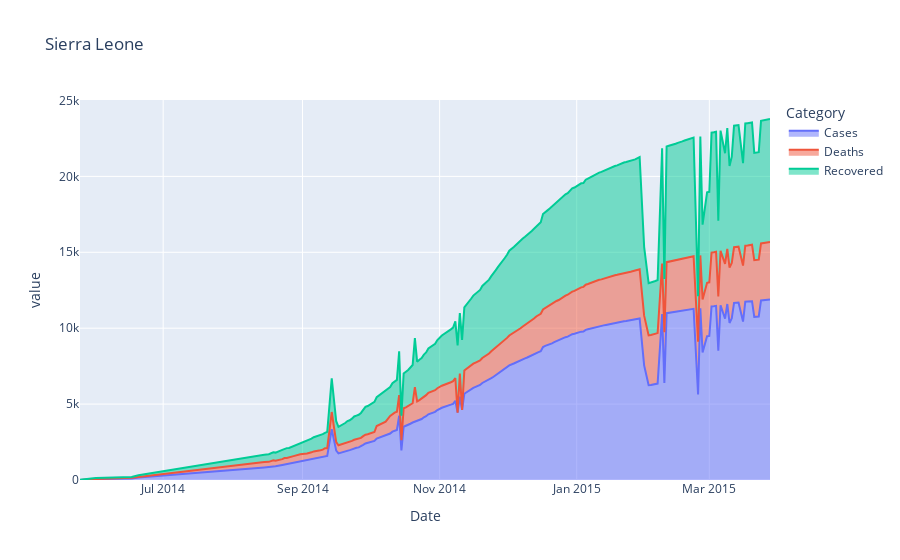

The notebook cell saved with this chart:
### Code cell
# Sierra Leone

df_Sierra= df_1[df_1['Country']=='Sierra Leone']
df_Sierra= df_Sierra.groupby('Date')['Cases', 'Deaths', 'Recovered'].sum()
df_Sierra= df_Sierra.reset_index()

df_Sierra['Cases']=df_Sierra['Cases'].abs()
df_Sierra['Recovered']=df_Sierra['Recovered'].abs()
df_Sierra['Deaths']=df_Sierra['Deaths'].abs()

#--------------------------------------


fig=px.area(df_Sierra.melt(id_vars='Date',value_vars=['Cases', 'Deaths', 'Recovered']),x='Date',y='value',color='Category',title='Sierra Leone')
fig.show()

### Figure 1 — Plotly figure (JSON) as saved in the notebook; plotly's stock layout.template omitted (floating-point values rounded to 4 significant figures; data arrays with more than 128 entries replaced by an {"elided": "..."} marker saying what was removed)
{"data": [{"hoverlabel": {"namelength": 0}, "hovertemplate": "Category=Cases<br>Date=%{x}<br>value=%{y}", "legendgroup": "Cases", "line": {"color": "#636efa"}, "mode": "lines", "name": "Cases", "orientation": "v", "showlegend": true, "stackgroup": "1", "type": "scatter", "x": {"elided": "201 str values"}, "xaxis": "x", "y": {"elided": "201 int values"}, "yaxis": "y"}, {"hoverlabel": {"namelength": 0}, "hovertemplate": "Category=Deaths<br>Date=%{x}<br>value=%{y}", "legendgroup": "Deaths", "line": {"color": "#EF553B"}, "mode": "lines", "name": "Deaths", "orientation": "v", "showlegend": true, "stackgroup": "1", "type": "scatter", "x": {"elided": "201 str values"}, "xaxis": "x", "y": {"elided": "201 int values"}, "yaxis": "y"}, {"hoverlabel": {"namelength": 0}, "hovertemplate": "Category=Recovered<br>Date=%{x}<br>value=%{y}", "legendgroup": "Recovered", "line": {"color": "#00cc96"}, "mode": "lines", "name": "Recovered", "orientation": "v", "showlegend": true, "stackgroup": "1", "type": "scatter", "x": {"elided": "201 str values"}, "xaxis": "x", "y": {"elided": "201 int values"}, "yaxis": "y"}], "layout": {"legend": {"title": {"text": "Category"}, "tracegroupgap": 0}, "title": {"text": "Sierra Leone"}, "xaxis": {"anchor": "y", "domain": [0, 1], "title": {"text": "Date"}}, "yaxis": {"anchor": "x", "domain": [0, 1], "title": {"text": "value"}}}}
